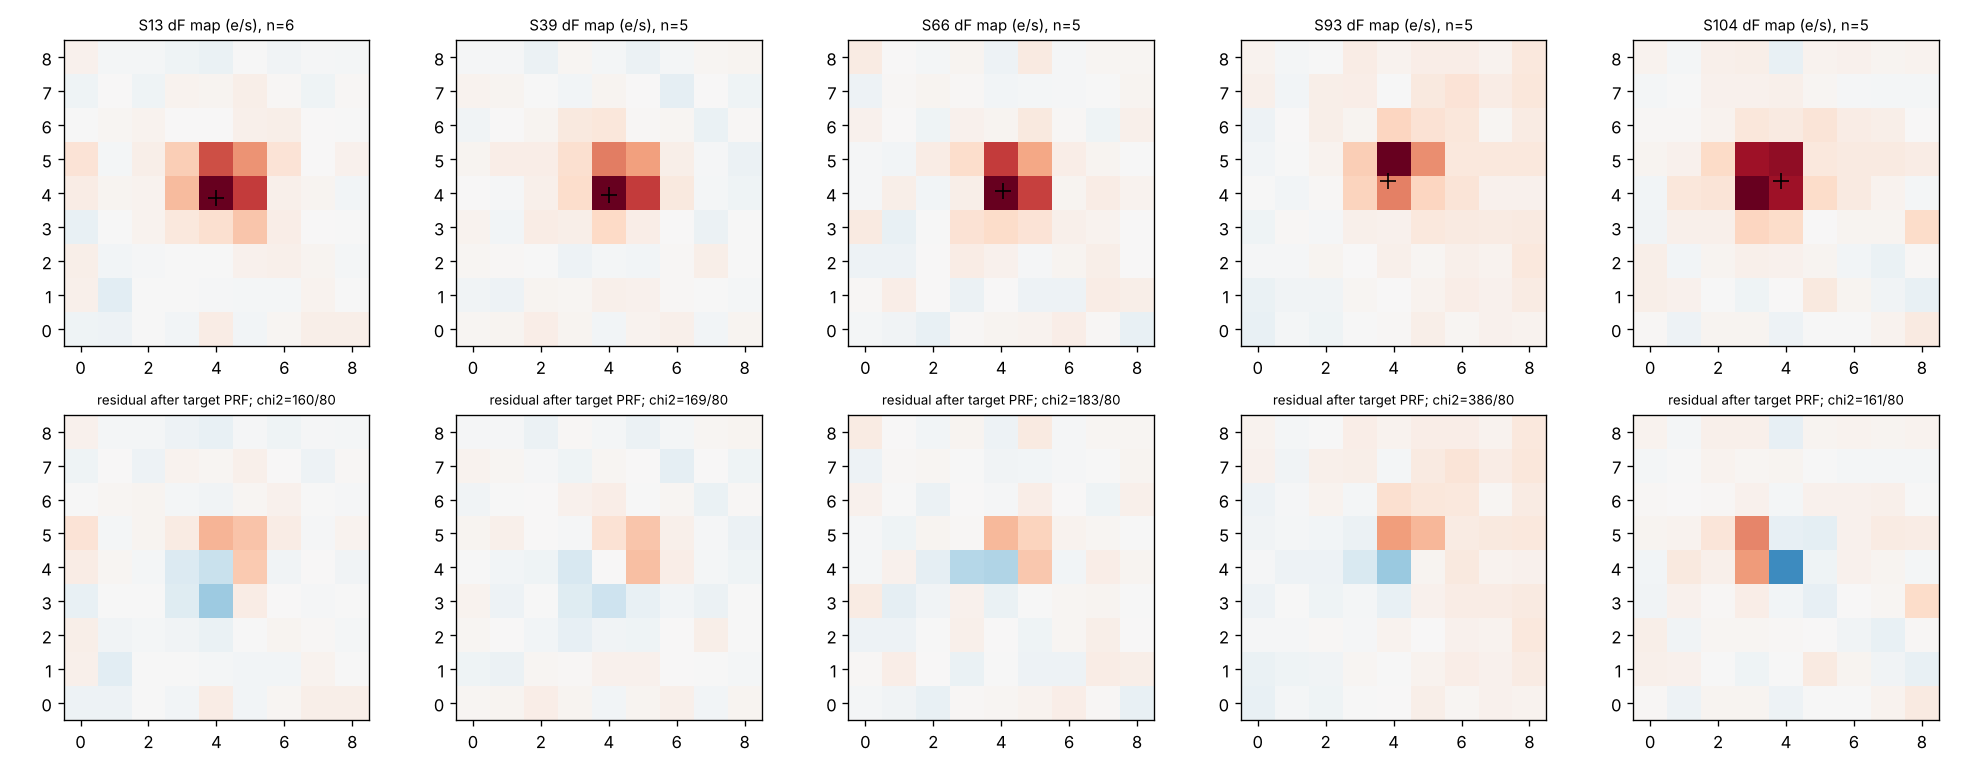

Source code (Python):
"""Per-pixel transit flux drop (Delta F, e-/s) in the TESScut FFI cutouts, every sector; background-independent
check of the sector-to-sector depth consistency and of the intrinsic depth.

For each sector and each pixel of the central 9x9: all transits with coverage >= 0.7 and >= 0.5 h of data on both
sides inside +-0.25 d windows (restricted to one momentum-dump segment) are fitted jointly with
  F_pix(t) = c0_i + c1_i (t - Tc_i) - dF_pix * s(t),
s = (1 - template) / template_depth (unit-depth, exposure-integrated free-density MCMC shape), per-transit linear
baselines c0_i, c1_i. dF_pix is the mid-transit flux drop in e-/s. Errors: white residual scatter per pixel x the
time-averaging beta of the summed 5x5 residuals.
Because dF is a flux difference, it does not depend on the background level or on contaminating (constant) flux.
Intrinsic depth on the target = dF_sum / (F_T10 * 10^(-0.4 (T - 10)) * PRF fraction), F_T10 = 15000 e-/s
(TESS instrument handbook; ~10 % uncertainty), T = 11.7249 (TIC 8.2).
PRF fits of the dF map: scale-only fits of the target PRF and of each Gaia neighbour's PRF (positions fixed),
chi^2 compared (the separation of the 9" neighbour, 0.43 px, is too small to be resolved this way).
Writes pixel_depth.json and pixel_depth.png.
"""
import os, json, glob, warnings
os.environ["OMP_NUM_THREADS"] = "1"
import numpy as np
import pandas as pd
from astropy.io import fits
from astropy.wcs import WCS
import matplotlib
matplotlib.use("Agg")
import matplotlib.pyplot as plt
import tmodel as tm
from transit_fits import Template
from vshape import beta_time_avg
from aperture_depth import gaia, TARGET_ID, NB_ID, RA_T, DEC_T, raw

warnings.filterwarnings("ignore")
HERE = os.path.dirname(os.path.abspath(__file__))
DATA = "/home/user/work/tic87/data"
mc = json.load(open(os.path.join(HERE, "mcmc_free.json")))
th = np.array([mc["params"][n]["med"] for n in ["T0", "P", "k", "b", "rho", "u1", "u2"]])
tmpl = Template(th); T0, P = th[0], th[1]
F_T10 = 15000.0; TMAG = 11.7249
F_TARGET = F_T10 * 10 ** (-0.4 * (TMAG - 10))
W, HALF = 0.25, 4


def main():
    import PRF
    res = dict(F_target_eps=F_TARGET, sectors={})
    files = sorted(glob.glob(f"{DATA}/tesscut/*.fits"))
    fig, axes = plt.subplots(2, len(files), figsize=(3.3 * len(files), 6.4))
    for j, fpath in enumerate(files):
        s = int(os.path.basename(fpath).split("-")[1][1:])
        h = fits.open(fpath); d = h[1].data; w = WCS(h[2].header)
        cam, ccd = h[0].header["CAMERA"], h[0].header["CCD"]
        col0, row0 = h[1].header["1CRV4P"] - h[1].header["1CRPX4"], h[1].header["2CRV4P"] - h[1].header["2CRPX4"]
        t = d["TIME"]; flux = d["FLUX"].astype(float); q = d["QUALITY"]
        dumps = np.unique(np.round(np.asarray(raw[s]["TIME"])[(np.asarray(raw[s]["QUALITY"]) & 32) > 0], 3))
        ok = (q == 0) & np.isfinite(t) & np.all(np.isfinite(flux.reshape(len(t), -1)), axis=1)
        ok &= ~((t > 4178.80) & (t < 4179.20))
        if len(dumps):
            ok &= np.min(np.abs(t[:, None] - dumps[None, :]), axis=1) >= 1 / 24
        t, flux = t[ok], flux[ok]
        tx, ty = w.world_to_pixel_values(RA_T, DEC_T)
        med = np.median(flux, axis=0)
        yy, xx = np.mgrid[0:med.shape[0], 0:med.shape[1]]
        far = np.hypot(xx - tx, yy - ty) >= 5
        sky = far & (med < np.percentile(med[far], 35))
        flux = flux - np.median(flux[:, sky], axis=1)[:, None, None]
        E = tm.EXPT[s]
        # segments
        lab = np.zeros(len(t), int); k = 0
        for i in range(1, len(t)):
            if t[i] - t[i - 1] > 0.5 or np.any((dumps > t[i - 1]) & (dumps <= t[i])):
                k += 1
            lab[i] = k
        ep_all = np.arange(np.ceil((t.min() - T0) / P), np.floor((t.max() - T0) / P) + 1).astype(int)
        blocks = []
        for e in ep_all:
            Tc = T0 + e * P
            m = np.abs(t - Tc) < W
            if m.sum() < 10: continue
            inn = m & (np.abs(t - Tc) < tmpl.T14 / 2)
            if inn.sum() == 0: continue
            vals, cnt = np.unique(lab[inn], return_counts=True)
            m &= lab == vals[np.argmax(cnt)]
            cov = min(1, np.sum(m & (np.abs(t - Tc) < tmpl.T14 / 2)) * E / 86400 / tmpl.T14)
            pre = np.sum(m & (t < Tc - tmpl.T14 / 2)) * E / 86400; post = np.sum(m & (t > Tc + tmpl.T14 / 2)) * E / 86400
            if cov >= 0.7 and pre >= 0.5 / 24 and post >= 0.5 / 24:
                blocks.append((e, np.where(m)[0], Tc))
        idx = np.concatenate([b[1] for b in blocks])
        nb = len(blocks)
        X = np.zeros((len(idx), 2 * nb + 1)); r0 = 0
        for i, (e, ii, Tc) in enumerate(blocks):
            n = len(ii)
            X[r0:r0 + n, 2 * i] = 1; X[r0:r0 + n, 2 * i + 1] = t[ii] - Tc
            X[r0:r0 + n, -1] = -(1 - tmpl(t[ii] - Tc, E)) / tmpl.depth
            r0 += n
        ix, iy = int(np.round(tx)), int(np.round(ty))
        ys, xs = slice(iy - HALF, iy + HALF + 1), slice(ix - HALF, ix + HALF + 1)
        cube = flux[idx][:, ys, xs]
        Y = cube.reshape(len(idx), -1)
        coef, *_ = np.linalg.lstsq(X, Y, rcond=None)
        R = Y - X @ coef
        dof = len(idx) - X.shape[1]
        sig = np.sqrt(np.sum(R ** 2, axis=0) / dof)
        XtXi = np.linalg.inv(X.T @ X)
        dF = coef[-1].reshape(2 * HALF + 1, 2 * HALF + 1)
        edF = (sig * np.sqrt(XtXi[-1, -1])).reshape(dF.shape)
        # red noise on the summed 5x5
        c5 = slice(HALF - 2, HALF + 3)
        Rsum = R.reshape(len(idx), 2 * HALF + 1, 2 * HALF + 1)[:, c5, c5].sum(axis=(1, 2))
        beta, _ = beta_time_avg(Rsum, t[idx], E)
        # summed-aperture fits (proper error from the summed light curve)
        sums = {}
        for name, half in (("3x3", 1), ("5x5", 2), ("7x7", 3), ("9x9", 4)):
            cc = slice(HALF - half, HALF + half + 1)
            ysum = cube[:, cc, cc].sum(axis=(1, 2))
            cs, *_ = np.linalg.lstsq(X, ysum, rcond=None)
            rs = ysum - X @ cs
            ss = np.sqrt(np.sum(rs ** 2) / dof)
            bs, _ = beta_time_avg(rs, t[idx], E)
            sums[name] = dict(dF=float(cs[-1]), err=float(ss * np.sqrt(XtXi[-1, -1]) * bs), beta=float(bs))
        # PRF predictions
        prf = PRF.TESS_PRF(cam, ccd, s, col0 + tx, row0 + ty)
        def prf_img(ra, dec):
            x, y = w.world_to_pixel_values(ra, dec)
            img = prf.locate(float(x), float(y), med.shape)
            return img[ys, xs]
        tgt = gaia[gaia.source_id == TARGET_ID].iloc[0]
        Pt = prf_img(tgt.ra, tgt.dec)
        fits_ = {}
        wgt = 1 / (edF * beta) ** 2
        for r in gaia[(gaia.sep < 90) & (gaia.Tmag < 17.5)].itertuples():
            Pn = prf_img(r.ra, r.dec)
            if Pn.sum() < 0.05: continue
            a = np.sum(dF * Pn * wgt) / np.sum(Pn ** 2 * wgt)
            chi2 = float(np.sum((dF - a * Pn) ** 2 * wgt))
            Fn = F_T10 * 10 ** (-0.4 * (r.Tmag - 10))
            fits_[int(r.source_id)] = dict(sep=float(r.sep), Tmag=float(r.Tmag), chi2=chi2, dF_total=float(a), depth_if_host_ppm=float(a / Fn * 1e6))
        ct = fits_[int(TARGET_ID)]
        sres = dict(n_transits=nb, epochs=[int(b[0]) for b in blocks], beta=float(beta), sums=sums,
                    dF_sum_9x9_err=float(np.sqrt(np.sum((edF * beta) ** 2))),
                    target_prf_fraction_3x3=float(Pt[HALF - 1:HALF + 2, HALF - 1:HALF + 2].sum()), target_prf_fraction_9x9=float(Pt.sum()),
                    intrinsic_depth_target_ppm=float(ct["dF_total"] / F_TARGET * 1e6),
                    intrinsic_depth_target_err_ppm=float(sums["5x5"]["err"] / Pt[HALF - 2:HALF + 3, HALF - 2:HALF + 3].sum() / F_TARGET * 1e6),
                    chi2_target=ct["chi2"], npix=int(dF.size),
                    best_hosts=sorted(fits_.items(), key=lambda kv: kv[1]["chi2"])[:6],
                    dF_map=dF.tolist(), dF_err_map=edF.tolist())
        res["sectors"][s] = sres
        print(s, nb, "beta %.2f" % beta, {k: (round(v["dF"], 2), round(v["err"], 2)) for k, v in sums.items()},
              "intrinsic(target) %.0f +- %.0f ppm" % (sres["intrinsic_depth_target_ppm"], sres["intrinsic_depth_target_err_ppm"]),
              "chi2_t %.1f / %d" % (ct["chi2"], dF.size - 1), "best:", [(k, round(v["sep"], 1), round(v["chi2"], 1)) for k, v in sres["best_hosts"][:3]], flush=True)
        ax = axes[0, j]
        vmax = np.nanmax(np.abs(dF))
        ax.imshow(dF, origin="lower", cmap="RdBu_r", vmin=-vmax, vmax=vmax)
        ax.plot(tx - ix + HALF, ty - iy + HALF, "k+", ms=10)
        ax.set_title(f"S{s} dF map (e/s), n={nb}", fontsize=9)
        ax = axes[1, j]
        ax.imshow(dF - ct["dF_total"] * Pt, origin="lower", cmap="RdBu_r", vmin=-vmax, vmax=vmax)
        ax.set_title(f"residual after target PRF; chi2={ct['chi2']:.0f}/{dF.size - 1}", fontsize=8)
    # consistency of the background-independent dF across sectors
    v = np.array([res["sectors"][s]["sums"]["5x5"]["dF"] for s in res["sectors"]]); e = np.array([res["sectors"][s]["sums"]["5x5"]["err"] for s in res["sectors"]])
    wm = np.sum(v / e ** 2) / np.sum(1 / e ** 2)
    from scipy import stats
    chi2 = float(np.sum(((v - wm) / e) ** 2))
    res["dF5x5_consistency"] = dict(mean=float(wm), err=float(1 / np.sqrt(np.sum(1 / e ** 2))), chi2=chi2, dof=len(v) - 1, p=float(stats.chi2.sf(chi2, len(v) - 1)))
    v3 = np.array([res["sectors"][s]["sums"]["3x3"]["dF"] for s in res["sectors"]]); e3 = np.array([res["sectors"][s]["sums"]["3x3"]["err"] for s in res["sectors"]])
    wm3 = np.sum(v3 / e3 ** 2) / np.sum(1 / e3 ** 2); chi3 = float(np.sum(((v3 - wm3) / e3) ** 2))
    res["dF3x3_consistency"] = dict(mean=float(wm3), err=float(1 / np.sqrt(np.sum(1 / e3 ** 2))), chi2=chi3, dof=len(v3) - 1, p=float(stats.chi2.sf(chi3, len(v3) - 1)))
    print(res["dF5x5_consistency"], res["dF3x3_consistency"])
    json.dump(res, open(os.path.join(HERE, "pixel_depth.json"), "w"), indent=1)
    fig.tight_layout(); fig.savefig(os.path.join(HERE, "pixel_depth.png"), dpi=120)


if __name__ == "__main__":
    main()
